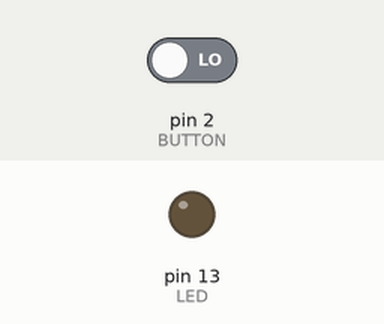
This sketch was run on a simulated Arduino Uno, built with avr-gcc and run on an emulated ATmega328P. Parts: output pins drawn as LEDs (lit = HIGH). Inputs (shaded band) come from the test bench; at power-on: pin 2 (BUTTON) LOW.

Above: at 10.8 s.
10.9 s: pin 2 (BUTTON) driven HIGH
At 19.1 s:
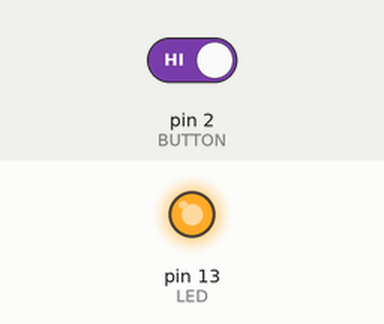
Timing chart, 0 to 27.0 s (numbered marks = the images above; inputs shaded):
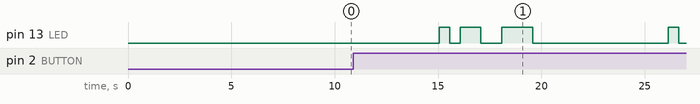

The sketch:

1_SwitchCase_bottone.ino
```cpp
// Primo tocco: led lampeggia ogni mezzo secondo
// Secondo tocco: led lampeggia ogni secondo
// Terzo tocco: led lampeggia ogni secondo e mezzo
// Quarto tocco: led si spegne

const int  BUTTON = 2;    // pin di input a cui è collegato il pulsante
const int LED = 13;       // LED collegato al pin digitale 13

// Variabili globali (tutti interi)
int statoButton     = 0;      // stato del pulsante (inizialmente non premuto)
int lastStatoButton = 0;      // ultimo stato del pulsante (per ora non premuto)
int countButton     = 0;      // Conteggio del bottone

// Avvio dell'applicazione
void setup()
{
  pinMode(LED, OUTPUT);       // imposta il pin digitale come output
  pinMode(BUTTON, INPUT);     // imposta il pin digitale come input
}

// Avvio del loop
void loop()
{

  // Verifico se l'utente ha premuto il bottone
  if(digitalRead(BUTTON))
  {
    // Aspetto 15ms per far alzare il dito all'utente
    delay(15);
    // Cambio l'ultimo stato del bottone
    if(lastStatoButton==0) lastStatoButton=1;
    else lastStatoButton=0;
    // Aumento il count del bottone
    if(countButton<=3) countButton=countButton+1;
    else countButton=0;
  }

  // In base allo stato del bottone scelgo l'azione del led
  switch (countButton)
  {
    // Led lampeggia ogni mezzo secondo
  case 1:
    digitalWrite(LED, HIGH);  // accende il LED
    delay(500);              // aspetta un secondo
    digitalWrite(LED, LOW);   // spegne il LED
    delay(500);              // aspetta un secondo
    break;

    // Led lampeggia ogni secondo
  case 2:
    digitalWrite(LED, HIGH);  // accende il LED
    delay(1000);              // aspetta un secondo
    digitalWrite(LED, LOW);   // spegne il LED
    delay(1000);              // aspettaun secondo
    break;

    // led lampeggia ogni secondo e mezzo
  case 3:
    digitalWrite(LED, HIGH);  // accende il LED
    delay(1500);              // aspetta un secondo
    digitalWrite(LED, LOW);   // spegne il LED
    delay(1500);              // aspetta un secondo
    break;

    // Led si spegne
  case 0:
    delay(15);
    digitalWrite(LED, LOW);
    delay(5000);              // aspetta un secondo
    break;
  }
}
```

Measured:
- after the input at 10.9 s, pin 13 (LED): LOW → HIGH after 4.2 s, → LOW 0.50 s later, → HIGH 0.52 s later, → LOW 1.0 s later, … (8 changes in this stretch)
